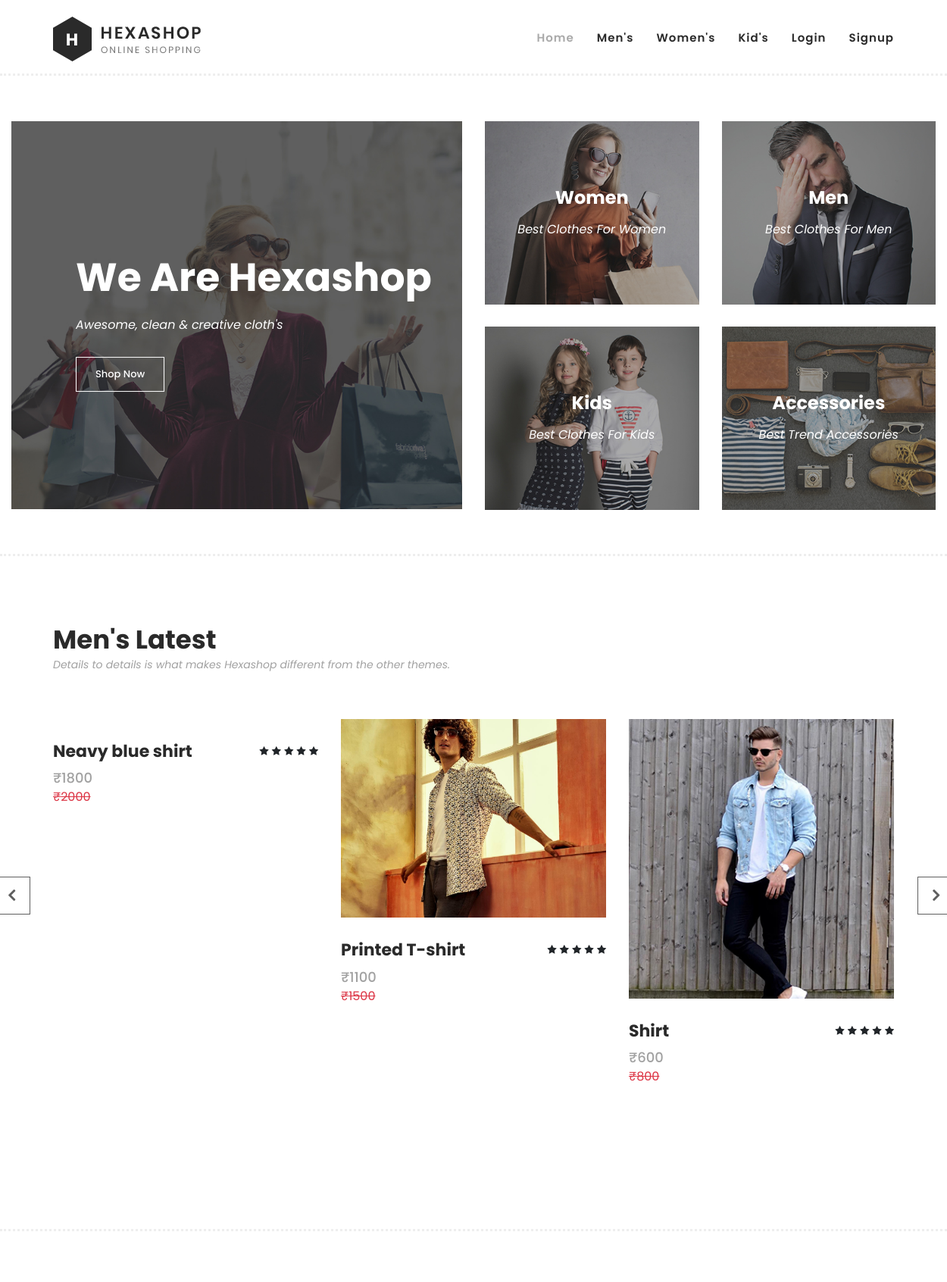
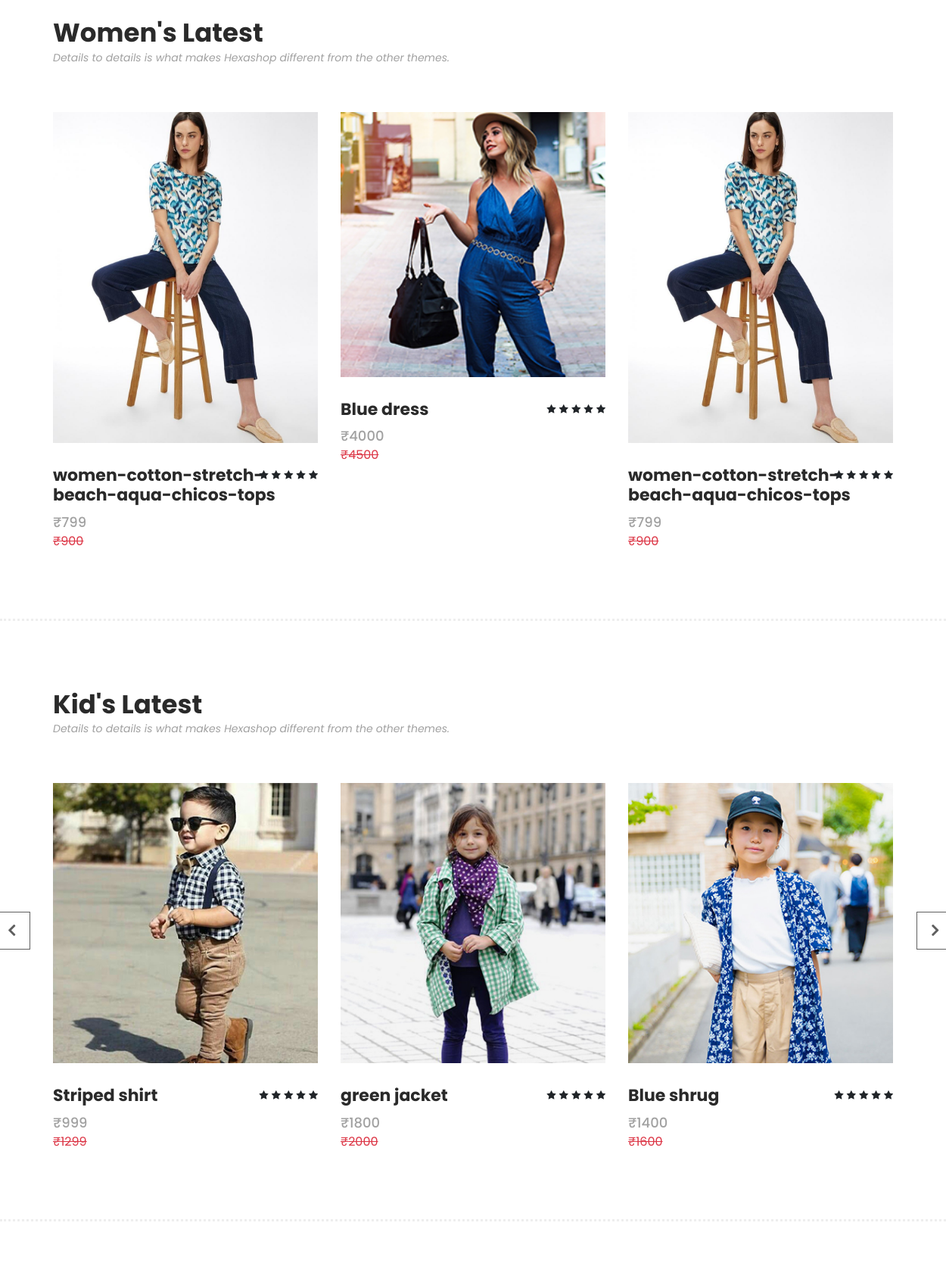
The page / (upper part) on the database its author committed (2 pictures, top to bottom).
### myapp/models.py (models this page shows, shortened)
class Addproduct(models.Model):
    product_name = models.CharField(max_length=100)
    product_description = models.CharField(max_length=100)
    product_price = models.CharField(max_length=100)
    product_offerprice = models.CharField(max_length=100)
    category = models.CharField(max_length=100)
    image = models.ImageField(upload_to="image")
    class Meta:
        db_table = "Addproduct"

### myapp/views.py (the view)
# urls.py: path('', views.index, name='home'),
def index(request):
    if request.user.is_authenticated:
        username = request.user.username
        data = Addcart.objects.filter(username=username)
        men = Addproduct.objects.filter(category__iexact="Men")
        women = Addproduct.objects.filter(category__iexact="Women")
        kids = Addproduct.objects.filter(category__iexact="Kids")
        context = {"women": women, "men": men, "Kids": kids, "number": len(data)}
        return render(request, "index.html", context)
    else:
        men = Addproduct.objects.filter(category__iexact="Men")
        women = Addproduct.objects.filter(category__iexact="Women")
        kids = Addproduct.objects.filter(category__iexact="Kids")
        context = {"women": women, "men": men, "Kids": kids}
        return render(request, "index.html", context)

### templates/index.html (shortened to what this page needs)
<!DOCTYPE html>
<html lang="en">
  <head>
    <link
      rel="stylesheet"
      href="https://cdn.jsdelivr.net/npm/bootstrap-icons@1.10.5/font/bootstrap-icons.css"
    />
    {% load static %}
    <link
      rel="stylesheet"
      type="text/css"
      href="{% static 'assets/css/bootstrap.min.css' %}"
    />
    <link
      rel="stylesheet"
      type="text/css"
      href="{% static 'assets/css/font-awesome.css' %}"
    />
    <link
      rel="stylesheet"
      href="{% static 'assets/css/templatemo-hexashop.css' %}"
    />
    <link rel="stylesheet" href="{% static 'assets/css/owl-carousel.css' %}" />
    <link rel="stylesheet" href="{% static 'assets/css/lightbox.css' %}" />
  </head>
  <body>
    <header class="header-area header-sticky">
      <div class="container">
        <div class="row">
          <div class="col-12">
            <nav class="main-nav">
              <a href="/" class="logo">
                <img src="{% static 'assets/images/logo.png' %}" />
              </a>
              <ul class="nav">
                <li class="scroll-to-section">
                  <a href="#top" class="active">Home</a>
                </li>
                <li class="scroll-to-section"><a href="#men">Men's</a></li>
                <li class="scroll-to-section"><a href="#women">Women's</a></li>
                <li class="scroll-to-section"><a href="#kids">Kid's</a></li>
                {% if user.is_authenticated %}
                <li class="scroll-to-section">
                  <a href="#explore">{{ user.username }}</a>
                </li>
                <li class="scroll-to-section">
                  <a href="/bag">
                    <i class="bi bi-cart2 chandra-1"></i>
                    <span class="no">{{ number }}</span>
                  </a>
                </li>
                <li class="scroll-to-section">
                  <a href="/showwishlist">
                    <i class="bi bi-heart-fill ch"></i>
                  </a>
                </li>
                <li><a href="/logout" class="text-danger">Logout</a></li>
                {% else %}
                <li class="scroll-to-section"><a href="/log">Login</a></li>
                <li class="scroll-to-section"><a href="/sign">Signup</a></li>
                {% endif %}
              </ul>
            </nav>
          </div>
        </div>
      </div>
    </header>
    <div class="main-banner" id="top">
      <div class="container-fluid">
        <div class="row">
          <div class="col-lg-6">
            <div class="left-content">
              <div class="thumb">
                <div class="inner-content">
                  <h4>We Are Hexashop</h4>
                  <span>Awesome, clean &amp; creative cloth's</span>
                  <div class="main-border-button">
                    <a href="/view">Shop Now</a>
                  </div>
                </div>
                <img
                  src="{% static 'assets/images/left-banner-image.jpg' %}"
                  alt=""
                />
              </div>
            </div>
          </div>
          <div class="col-lg-6">
            <div class="right-content">
              <div class="row">
                <div class="col-lg-6">
                  <div class="right-first-image">
                    <div class="thumb">
                      <div class="inner-content">
                        <h4>Women</h4>
                        <span>Best Clothes For Women</span>
                      </div>
                      <img src="{% static 'assets/images/baner-right-image-01.jpg' %}" />
                    </div>
                  </div>
                </div>
                <div class="col-lg-6">
                  <div class="right-first-image">
                    <div class="thumb">
                      <div class="inner-content">
                        <h4>Men</h4>
                        <span>Best Clothes For Men</span>
                      </div>
                      <img src="{% static 'assets/images/baner-right-image-02.jpg' %}" />
                    </div>
                  </div>
                </div>
                <div class="col-lg-6">
                  <div class="right-first-image">
                    <div class="thumb">
                      <div class="inner-content">
                        <h4>Kids</h4>
                        <span>Best Clothes For Kids</span>
                      </div>
                      <img src="{% static 'assets/images/baner-right-image-03.jpg' %}" />
                    </div>
                  </div>
                </div>
                <div class="col-lg-6">
                  <div class="right-first-image">
                    <div class="thumb">
                      <div class="inner-content">
                        <h4>Accessories</h4>
                        <span>Best Trend Accessories</span>
                      </div>
                      <img src="{% static 'assets/images/baner-right-image-04.jpg' %}" />
                    </div>
                  </div>
                </div>
              </div>
            </div>
          </div>
        </div>
      </div>
    </div>
    <section class="section" id="men">
      <div class="container">
        <div class="row">
          <div class="col-lg-6">
            <div class="section-heading">
              <h2>Men's Latest</h2>
              <span
                >Details to details is what makes Hexashop different from the
                other themes.</span
              >
            </div>
          </div>
        </div>
      </div>
      <div class="container">
        <div class="row">
          <div class="col-lg-12">
            <div class="men-item-carousel">
              <div class="owl-men-item owl-carousel">
                {% for i in men %}
                <div class="item">
                  <div class="thumb">
                    <img class="product-img" src="{{i.image.url}}" alt="" />
                  </div>
                  <div class="down-content">
                    <h4>{{i.product_name}}</h4>
                    <span>₹{{i.product_offerprice}}</span>
                    <del class="text-danger">₹{{i.product_price}}</del>
                    <ul class="stars">
                      <li><i class="fa fa-star"></i></li>
                      <li><i class="fa fa-star"></i></li>
                      <li><i class="fa fa-star"></i></li>
                      <li><i class="fa fa-star"></i></li>
                      <li><i class="fa fa-star"></i></li>
                    </ul>
                  </div>
                </div>
                {% endfor %}
              </div>
            </div>
          </div>
        </div>
      </div>
    </section>
    <section class="section" id="women">
      <div class="container">
        <div class="row">
          <div class="col-lg-6">
            <div class="section-heading">
              <h2>Women's Latest</h2>
              <span
                >Details to details is what makes Hexashop different from the
                other themes.</span
              >
            </div>
          </div>
        </div>
      </div>
      <div class="container">
        <div class="row">
          <div class="col-lg-12">
            <div class="women-item-carousel">
              <div class="owl-women-item owl-carousel">
                {% for i in women %}
                <div class="item">
                  <div class="thumb">
                    <img class="product-img" src="{{i.image.url}}" alt="" />
                  </div>
                  <div class="down-content">
                    <h4>{{i.product_name}}</h4>
                    <span>₹{{i.product_offerprice}}</span>
                    <del class="text-danger">₹{{i.product_price}}</del>
                    <ul class="stars">
                      <li><i class="fa fa-star"></i></li>
                      <li><i class="fa fa-star"></i></li>
                      <li><i class="fa fa-star"></i></li>
                      <li><i class="fa fa-star"></i></li>
                      <li><i class="fa fa-star"></i></li>
                    </ul>
                  </div>
                </div>
                {% endfor %}
              </div>
            </div>
          </div>
        </div>
      </div>
    </section>
    <section class="section" id="kids">
      <div class="container">
        <div class="row">
          <div class="col-lg-6">
            <div class="section-heading">
              <h2>Kid's Latest</h2>
              <span
                >Details to details is what makes Hexashop different from the
                other themes.</span
              >
            </div>
          </div>
        </div>
      </div>
      <div class="container">
        <div class="row">
          <div class="col-lg-12">
            <div class="kid-item-carousel">
              <div class="owl-kid-item owl-carousel">
                {% for i in Kids %}
                <div class="item">
                  <div class="thumb">
                    <img
                      src="{{i.image.url}}"
                      alt=""
                      style="width: 100%; height: 370px; object-fit: cover"
                    />
                  </div>
                  <div class="down-content">
                    <h4>{{i.product_name}}</h4>
                    <span>₹{{i.product_offerprice}}</span>
                    <del class="text-danger">₹{{i.product_price}}</del>
                    <ul class="stars">
                      <li><i class="fa fa-star"></i></li>
                      <li><i class="fa fa-star"></i></li>
                      <li><i class="fa fa-star"></i></li>
                      <li><i class="fa fa-star"></i></li>
                      <li><i class="fa fa-star"></i></li>
                    </ul>
                  </div>
                </div>
                {% endfor %}
              </div>
            </div>
          </div>
        </div>
      </div>
    </section>
    <section class="section" id="explore">
    </section>
  </body>
</html>

### templates/index.html (style rules this page uses)
.product-img { width: 100%; height: auto; object-fit: cover; }

### rows shown on the page
Addproduct: product_name "Neavy blue shirt", product_offerprice "1800", product_price "2000"
Addproduct: image (picture), product_name "Printed T-shirt", product_offerprice "1100", product_price "1500"
Addproduct: image (picture), product_name "Shirt", product_offerprice "600", product_price "800"
Addproduct: image (picture), product_name "women-cotton-stretch-beach-aqua-chicos-tops", product_offerprice "799", product_price "900"
Addproduct: image (picture), product_name "Blue dress", product_offerprice "4000", product_price "4500"
Addproduct: image (picture), product_name "Striped shirt", product_offerprice "999", product_price "1299"
Addproduct: image (picture), product_name "green jacket", product_offerprice "1800", product_price "2000"
Addproduct: image (picture), product_name "Blue shrug", product_offerprice "1400", product_price "1600"
